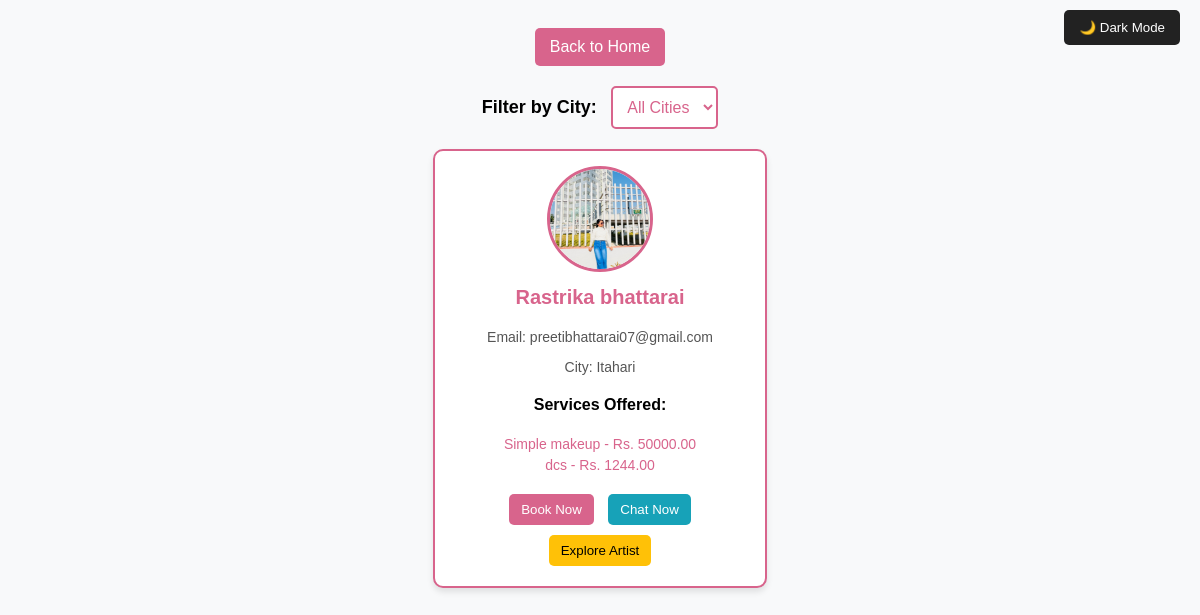
The app's page /artists/, older data.
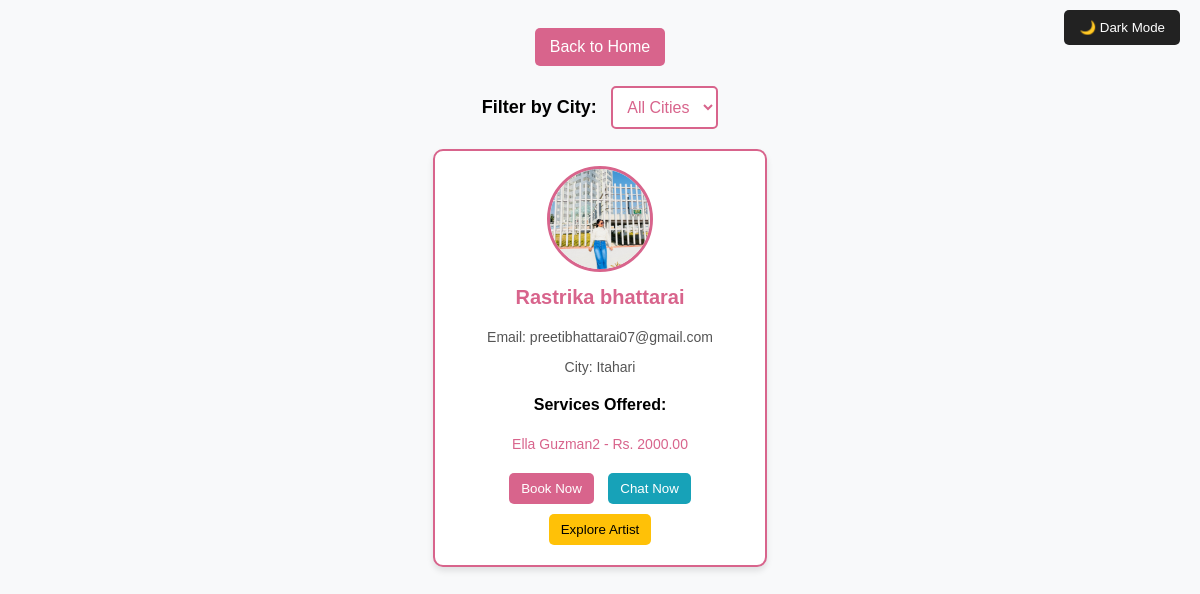
The same page, newer data.
### accounts/models.py (models this page shows, shortened)
class User(AbstractUser):
    username = None  # ✅ Remove username field completely
    email = models.EmailField(unique=True)  # Email as the unique identifier
    phone = models.CharField(max_length=15, unique=True)
    password = models.CharField(max_length=100)
    profile_image = models.ImageField(upload_to="profile_images/", null=True, blank=True)
    is_verified = models.BooleanField(default=False)
    is_artist = models.BooleanField(default=False)
    otp = models.CharField(max_length=6, blank=True, null=True)  # ✅ Stores OTP
    city = models.CharField(max_length=100, null=True, blank=True)
    works_at = models.CharField(max_length=255, null=True, blank=True)
    experience_years = models.IntegerField(default=0, null=True, blank=True)
    training_certificate = models.FileField(upload_to="certificates/", null=True, blank=True)
    is_available = models.BooleanField(default=True)
    USERNAME_FIELD = "email"  # ✅ Login using email instead of username
    REQUIRED_FIELDS = []  # ✅ Don't require username
    objects = CustomUserManager()  # ✅ Use custom manager

class Service(models.Model):
    artist = models.ForeignKey(User, related_name='services', on_delete=models.CASCADE)
    service_name = models.CharField(max_length=255)
    price = models.DecimalField(max_digits=10, decimal_places=2)
    duration = models.CharField(max_length=50, default="30 mins")
    description = models.TextField(blank=True, null=True)
    created_at = models.DateTimeField(auto_now_add=True)

### accounts/views.py (the view)
# urls.py: path('artists/', artist_list, name='artist_list'),
def artist_list(request):
    artists = User.objects.filter(is_artist=True)  # ✅ Only show users who are artists
    cities = User.objects.filter(is_artist=True).values_list('city', flat=True).distinct()  # ✅ Get cities for artists only
    return render(request, "accounts/artist_list.html", {"artists": artists, "cities": cities})

### accounts/templates/accounts/artist_list.html (shortened to what this page needs)
{% load static %}
<!DOCTYPE html>
<html lang="en">
<head>
    <link rel="stylesheet" href="{% static 'css/artist_directory2.css' %}">
</head>
<body>
    <div class="back-to-home">
        <button onclick="window.location.href='{% url 'home' %}'">Back to Home</button>
    </div>
    <button id="dark-mode-toggle">🌙 Dark Mode</button>
    <div class="filter-container">
        <label for="city-filter">Filter by City:</label>
        <select id="city-filter" onchange="filterArtists()">
            <option value="all">All Cities</option>
        </select>
    </div>
    <div class="artist-container">
        {% for artist in artists %}
        <div class="artist-card" data-city="{{ artist.city }}">
            <div class="artist-image">
                {% if artist.profile_image %}
                    <img src="{{ artist.profile_image.url }}" alt="{{ artist.first_name }} {{ artist.last_name }}">
                {% else %}
                    <img src="{% static 'images/default_profile.png' %}" alt="Default Profile Image">
                {% endif %}
            </div>
            <div class="artist-info">
                <h3>{{ artist.first_name }} {{ artist.last_name }}</h3>
                <p>Email: {{ artist.email }}</p>
                <p class="artist-city">City: {{ artist.city }}</p>
                {% if artist.services.exists %}
                    <h4>Services Offered:</h4>
                    <ul>
                        {% for service in artist.services.all %}
                            <li>{{ service.service_name }} - Rs. {{ service.price }}</li>
                        {% endfor %}
                    </ul>
                {% else %}
                    <p>No services listed.</p>
                {% endif %}
                <div class="button-group">
                    <button onclick="bookArtist('{{ artist.id }}')">Book Now</button>
                    <button onclick="chatWithArtist('{{ artist.id }}')">Chat Now</button>
                    <button onclick="window.location.href='{% url 'artist_detail' artist.id %}'">Explore Artist</button>
                </div>
            </div>
        </div>
        {% empty %}
        <p>No artists registered yet.</p>
        {% endfor %}
    </div>
</body>
</html>

Row changes from the older to the newer data that the page shows:
removed Service: service_name "Simple makeup", price "50000.00"
removed Service: service_name "dcs", price "1244.00"
added Service: service_name "Ella Guzman2", price "2000.00"
